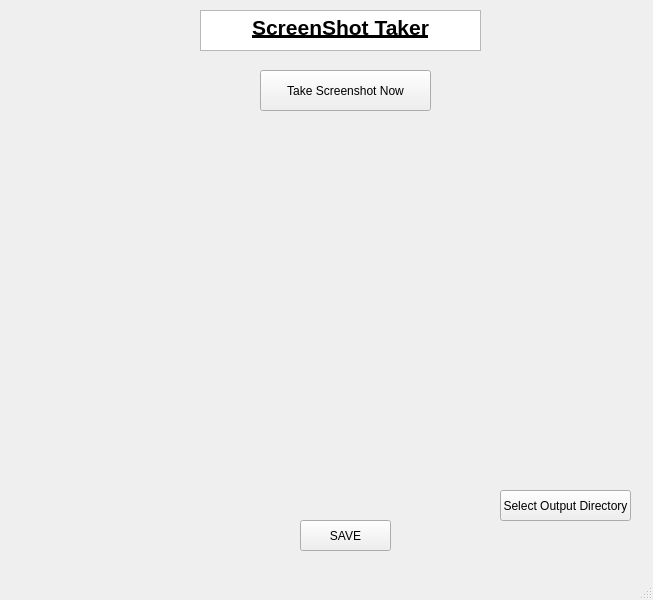
<?xml version="1.0" encoding="UTF-8"?>
<ui version="4.0">
 <class>MainWindow</class>
 <widget class="QMainWindow" name="MainWindow">
  <property name="geometry">
   <rect>
    <x>0</x>
    <y>0</y>
    <width>653</width>
    <height>600</height>
   </rect>
  </property>
  <property name="windowTitle">
   <string>MainWindow</string>
  </property>
  <widget class="QWidget" name="centralwidget">
   <widget class="QLabel" name="image_label">
    <property name="geometry">
     <rect>
      <x>20</x>
      <y>120</y>
      <width>621</width>
      <height>341</height>
     </rect>
    </property>
    <property name="text">
     <string/>
    </property>
   </widget>
   <widget class="QTextBrowser" name="header_info">
    <property name="geometry">
     <rect>
      <x>200</x>
      <y>10</y>
      <width>281</width>
      <height>41</height>
     </rect>
    </property>
    <property name="html">
     <string>&lt;!DOCTYPE HTML PUBLIC &quot;-//W3C//DTD HTML 4.0//EN&quot; &quot;http://www.w3.org/TR/REC-html40/strict.dtd&quot;&gt;
&lt;html&gt;&lt;head&gt;&lt;meta name=&quot;qrichtext&quot; content=&quot;1&quot; /&gt;&lt;style type=&quot;text/css&quot;&gt;
p, li { white-space: pre-wrap; }
&lt;/style&gt;&lt;/head&gt;&lt;body style=&quot; font-family:'MS Shell Dlg 2'; font-size:8.25pt; font-weight:400; font-style:normal;&quot;&gt;
&lt;p align=&quot;center&quot; style=&quot; margin-top:0px; margin-bottom:0px; margin-left:0px; margin-right:0px; -qt-block-indent:0; text-indent:0px;&quot;&gt;&lt;span style=&quot; font-size:16pt; font-weight:600; text-decoration: underline;&quot;&gt;ScreenShot Taker&lt;/span&gt;&lt;/p&gt;&lt;/body&gt;&lt;/html&gt;</string>
    </property>
   </widget>
   <widget class="QPushButton" name="pushButton">
    <property name="geometry">
     <rect>
      <x>260</x>
      <y>70</y>
      <width>171</width>
      <height>41</height>
     </rect>
    </property>
    <property name="text">
     <string>Take Screenshot Now</string>
    </property>
   </widget>
   <widget class="QLabel" name="directory_sive">
    <property name="geometry">
     <rect>
      <x>20</x>
      <y>490</y>
      <width>451</width>
      <height>21</height>
     </rect>
    </property>
    <property name="font">
     <font>
      <pointsize>13</pointsize>
     </font>
    </property>
    <property name="text">
     <string/>
    </property>
    <property name="scaledContents">
     <bool>false</bool>
    </property>
   </widget>
   <widget class="QPushButton" name="directory_btn">
    <property name="geometry">
     <rect>
      <x>500</x>
      <y>490</y>
      <width>131</width>
      <height>31</height>
     </rect>
    </property>
    <property name="text">
     <string>Select Output Directory</string>
    </property>
   </widget>
   <widget class="QPushButton" name="save_btn">
    <property name="geometry">
     <rect>
      <x>300</x>
      <y>520</y>
      <width>91</width>
      <height>31</height>
     </rect>
    </property>
    <property name="text">
     <string>SAVE</string>
    </property>
   </widget>
  </widget>
  <widget class="QMenuBar" name="menubar">
   <property name="geometry">
    <rect>
     <x>0</x>
     <y>0</y>
     <width>653</width>
     <height>21</height>
    </rect>
   </property>
  </widget>
  <widget class="QStatusBar" name="statusbar"/>
 </widget>
 <resources/>
 <connections/>
</ui>
